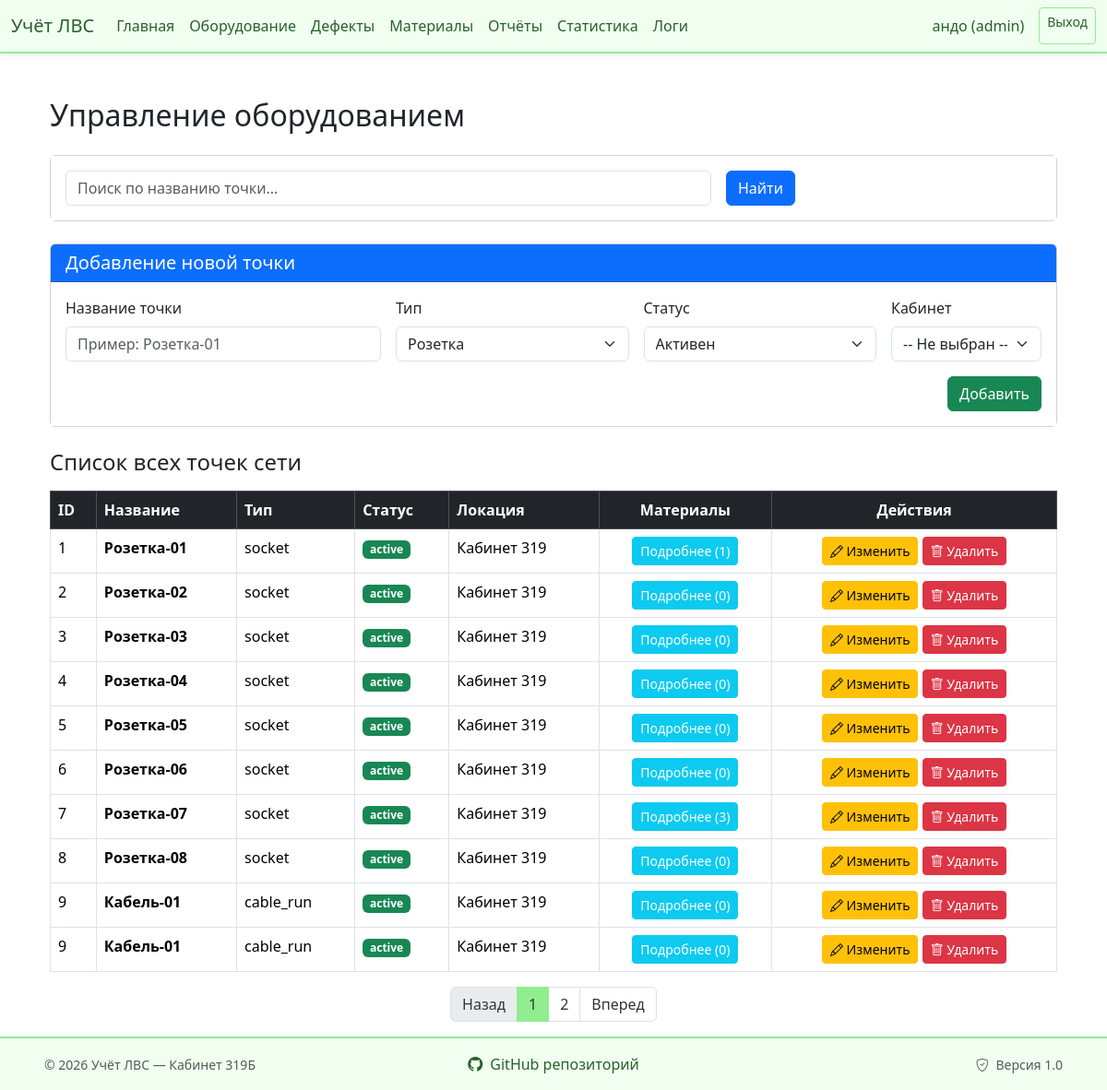
Before: /superproject/controllers/inventory.controller.php (signed in) with the older database file.
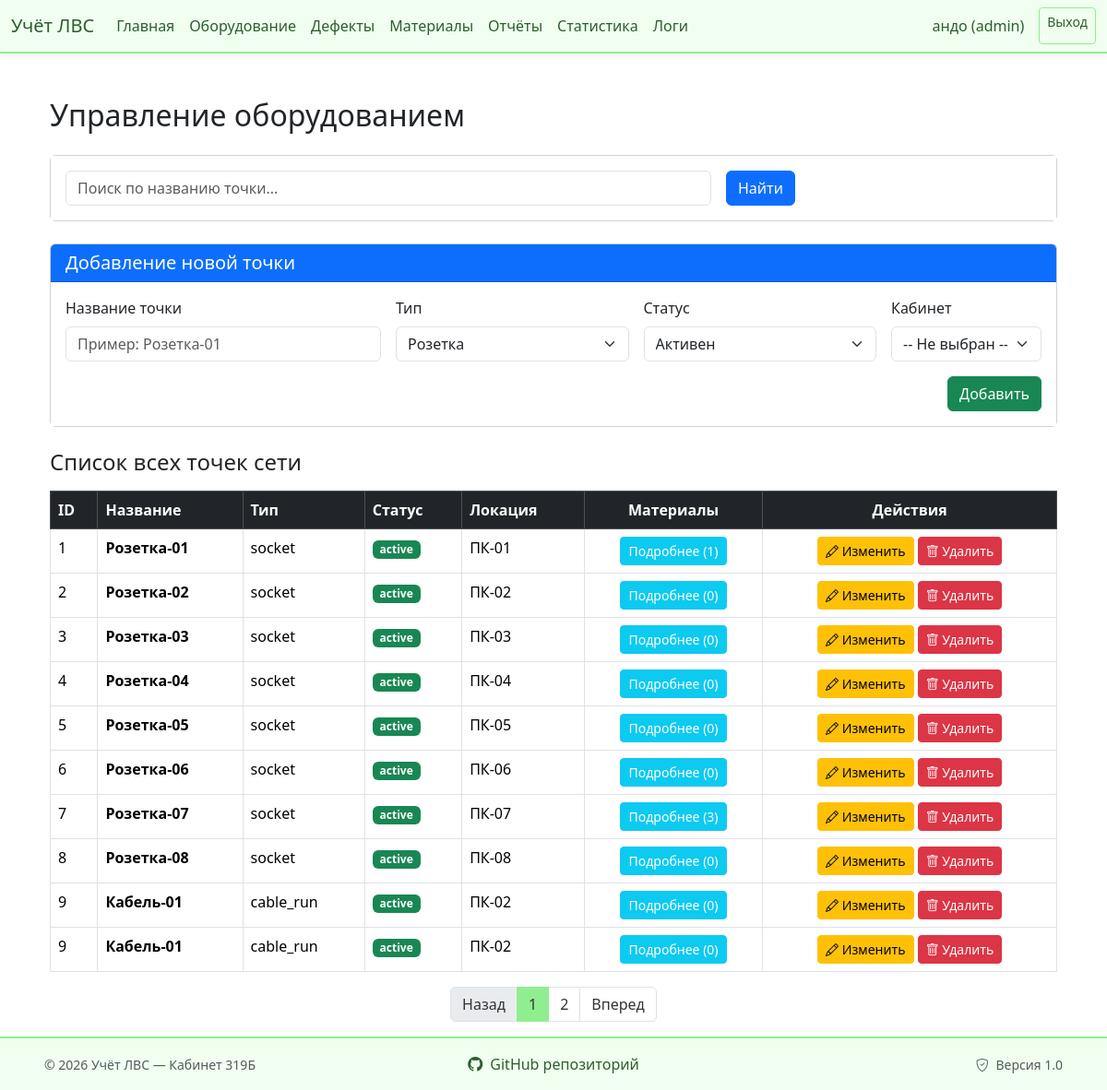
After: the same page with the newer database file.
### tables this page shows
CREATE TABLE `network_points` (
  `id` int(11) NOT NULL,
  `label` varchar(20) NOT NULL,
  `type` enum('socket','switch','cable_run','patch_cord') NOT NULL,
  `location_id` int(11) DEFAULT NULL,
  `location_end_id` int(11) DEFAULT NULL,
  `status` enum('active','defect','decommissioned') DEFAULT 'active',
  `last_check` date DEFAULT NULL
);

CREATE TABLE `locations` (
  `id` int(11) NOT NULL,
  `name` varchar(100) NOT NULL,
  `type` enum('room','rack','workspace','other') DEFAULT 'room',
  `room_number` varchar(10) DEFAULT '319Б'
);

### superproject/controllers/inventory.controller.php (called while the page is built, shortened)
<?php
require_once '../db/connectDB.php';
require_once '../models/inventory.model.php';
$search = isset($_GET['search']) ? trim($_GET['search']) : '';
$limit = 10;
$page = isset($_GET['page']) ? max(1, (int)$_GET['page']) : 1;
$offset = ($page - 1) * $limit;
$points = getFilteredPoints($pdo, $search, $limit, $offset);
require '../views/inventory.view.php';
?>

### superproject/models/inventory.model.php (called while the page is built, shortened)
<?php
if (!function_exists('getFilteredPoints')) {
    function getFilteredPoints(PDO $pdo, string $search, int $limit, int $offset): array
    {
        $sql = "
            SELECT
                np.id, np.label, np.type, np.status, np.last_check,
                loc1.name AS location_name,
                loc2.name AS location_end_name
            FROM network_points np
            LEFT JOIN locations loc1 ON np.location_id = loc1.id
            LEFT JOIN locations loc2 ON np.location_end_id = loc2.id
            WHERE 1=1
        ";
        $params = [];
        $sql .= " ORDER BY np.id ASC LIMIT :limit OFFSET :offset";
        $stmt = $pdo->prepare($sql);
        $stmt->bindValue(':limit', $limit, PDO::PARAM_INT);
        $stmt->bindValue(':offset', $offset, PDO::PARAM_INT);
        $stmt->execute();
        return $stmt->fetchAll(PDO::FETCH_ASSOC);
    }
}

### superproject/views/inventory.view.php (the view, shortened to what the changed rows need)
<?php
include __DIR__ . '/components/header.view.php';
?>
    <div class="container mt-4">
        <h2 class="mb-4">Управление оборудованием</h2>
        <?php if (!empty($points)): ?>
            <div class="table-responsive">
                <table class="table table-bordered table-hover">
                    <thead class="table-dark">
                    <tr>
                        <th>ID</th>
                        <th>Название</th>
                        <th>Тип</th>
                        <th>Статус</th>
                        <th>Локация</th>
                        <th class="text-center">Материалы</th>
                        <th class="text-center">Действия</th>
                    </tr>
                    </thead>
                    <tbody>
                    <?php foreach ($points as $point): ?>
                        <tr>
                            <td><?= $point['id'] ?></td>
                            <td><strong><?= htmlspecialchars($point['label']) ?></strong></td>
                            <td><?= htmlspecialchars($point['type']) ?></td>
                            <td>
                                <?php
                                $badge = 'secondary';
                                if ($point['status'] == 'active') $badge = 'success';
                                ?>
                                <span class="badge bg-<?= $badge ?>"><?= $point['status'] ?></span>
                            </td>
                            <td><?php echo htmlspecialchars($point['location_name'] ?? '—'); ?></td>
                            <td class="text-center">
                                <button type="button" class="btn btn-sm btn-info text-white" data-bs-toggle="modal" data-bs-target="#materialsModal<?php echo $point['id']; ?>">
                                    Подробнее (<?php echo count($point['materials']); ?>)
                                </button>
                            </td>
                            <td class="text-center">
                                <a href="inventory.controller.php?edit_id=<?php echo $point['id']; ?>"
                                   class="btn btn-sm btn-warning">
                                    <i class="bi bi-pencil"></i> Изменить
                                </a>
                                <a href="?action=delete&id=<?= $point['id'] ?>"
                                   class="btn btn-sm btn-danger"
                                   onclick="return confirm('Удалить точку?')">
                                    <i class="bi bi-trash"></i> Удалить
                                </a>
                            </td>
                        </tr>
                    <?php endforeach; ?>
                    </tbody>
                </table>
            </div>
        <?php else: ?>
            <div class="alert alert-info text-center">
                Точки сети не найдены
            </div>
        <?php endif; ?>
    </div>
<?php
include __DIR__ . '/components/footer.view.php';
?>

Changed rows visible on the page:
changed network_points "Розетка-01": location.name "Кабинет 319" → "ПК-01"
changed through a linked row, network_points "Розетка-02": location.name "Кабинет 319" → "ПК-02"
changed network_points "Розетка-03": location.name "Кабинет 319" → "ПК-03"
changed network_points "Розетка-04": location.name "Кабинет 319" → "ПК-04"
changed network_points "Розетка-05": location.name "Кабинет 319" → "ПК-05"
changed network_points "Розетка-06": location.name "Кабинет 319" → "ПК-06"
changed network_points "Розетка-07": location.name "Кабинет 319" → "ПК-07"
changed network_points "Розетка-08": location.name "Кабинет 319" → "ПК-08"
changed through a linked row, network_points "Кабель-01": location.name "Кабинет 319" → "ПК-02"
